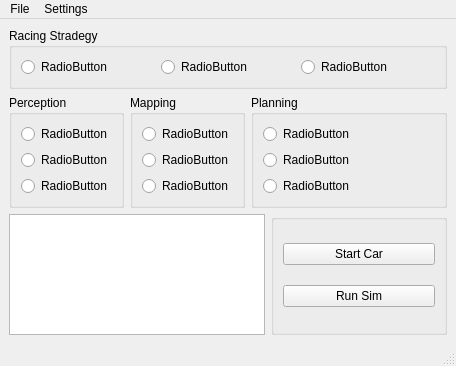
<?xml version="1.0" encoding="UTF-8"?>
<ui version="4.0">
 <class>MainWindow</class>
 <widget class="QMainWindow" name="MainWindow">
  <property name="geometry">
   <rect>
    <x>0</x>
    <y>0</y>
    <width>456</width>
    <height>366</height>
   </rect>
  </property>
  <property name="windowTitle">
   <string>RosLauncher</string>
  </property>
  <widget class="QWidget" name="centralwidget">
   <layout class="QGridLayout" name="gridLayout" rowstretch="0,2,0">
    <item row="1" column="0">
     <widget class="QGroupBox" name="perceptionBox">
      <property name="title">
       <string>Perception</string>
      </property>
      <layout class="QFormLayout" name="formLayout_2">
       <item row="0" column="0">
        <widget class="QRadioButton" name="radioButton_3">
         <property name="text">
          <string>RadioButton</string>
         </property>
        </widget>
       </item>
       <item row="1" column="0">
        <widget class="QRadioButton" name="radioButton_4">
         <property name="text">
          <string>RadioButton</string>
         </property>
        </widget>
       </item>
       <item row="2" column="0">
        <widget class="QRadioButton" name="radioButton_5">
         <property name="text">
          <string>RadioButton</string>
         </property>
        </widget>
       </item>
      </layout>
     </widget>
    </item>
    <item row="1" column="1">
     <widget class="QGroupBox" name="mappingBox">
      <property name="title">
       <string>Mapping</string>
      </property>
      <layout class="QFormLayout" name="formLayout_5">
       <item row="0" column="0">
        <widget class="QRadioButton" name="radioButton_6">
         <property name="text">
          <string>RadioButton</string>
         </property>
        </widget>
       </item>
       <item row="1" column="0">
        <widget class="QRadioButton" name="radioButton_7">
         <property name="text">
          <string>RadioButton</string>
         </property>
        </widget>
       </item>
       <item row="2" column="0">
        <widget class="QRadioButton" name="radioButton_8">
         <property name="text">
          <string>RadioButton</string>
         </property>
        </widget>
       </item>
      </layout>
     </widget>
    </item>
    <item row="1" column="2" colspan="2">
     <widget class="QGroupBox" name="planningBox">
      <property name="title">
       <string>Planning</string>
      </property>
      <layout class="QFormLayout" name="formLayout">
       <item row="0" column="0">
        <widget class="QRadioButton" name="radioButton_9">
         <property name="text">
          <string>RadioButton</string>
         </property>
        </widget>
       </item>
       <item row="1" column="0">
        <widget class="QRadioButton" name="radioButton_10">
         <property name="text">
          <string>RadioButton</string>
         </property>
        </widget>
       </item>
       <item row="2" column="0">
        <widget class="QRadioButton" name="radioButton_11">
         <property name="text">
          <string>RadioButton</string>
         </property>
        </widget>
       </item>
      </layout>
     </widget>
    </item>
    <item row="2" column="0" colspan="3">
     <widget class="QTextBrowser" name="Console">
      <property name="sizePolicy">
       <sizepolicy hsizetype="Preferred" vsizetype="Preferred">
        <horstretch>0</horstretch>
        <verstretch>0</verstretch>
       </sizepolicy>
      </property>
     </widget>
    </item>
    <item row="2" column="3">
     <widget class="QGroupBox" name="groupBox">
      <property name="sizePolicy">
       <sizepolicy hsizetype="Expanding" vsizetype="Expanding">
        <horstretch>0</horstretch>
        <verstretch>0</verstretch>
       </sizepolicy>
      </property>
      <property name="flat">
       <bool>false</bool>
      </property>
      <layout class="QVBoxLayout" name="verticalLayout">
       <item>
        <widget class="QPushButton" name="StartCarBttn">
         <property name="sizePolicy">
          <sizepolicy hsizetype="Minimum" vsizetype="Fixed">
           <horstretch>1</horstretch>
           <verstretch>1</verstretch>
          </sizepolicy>
         </property>
         <property name="text">
          <string>Start Car</string>
         </property>
        </widget>
       </item>
       <item>
        <widget class="QPushButton" name="runSimBttn">
         <property name="text">
          <string>Run Sim</string>
         </property>
        </widget>
       </item>
      </layout>
     </widget>
    </item>
    <item row="0" column="0" colspan="4">
     <widget class="QGroupBox" name="racingStratBox">
      <property name="title">
       <string>Racing Stradegy</string>
      </property>
      <layout class="QGridLayout" name="gridLayout_2">
       <item row="0" column="1">
        <widget class="QRadioButton" name="radioButton_1">
         <property name="text">
          <string>RadioButton</string>
         </property>
        </widget>
       </item>
       <item row="0" column="0">
        <widget class="QRadioButton" name="radioButton_0">
         <property name="text">
          <string>RadioButton</string>
         </property>
        </widget>
       </item>
       <item row="0" column="2">
        <widget class="QRadioButton" name="radioButton_2">
         <property name="text">
          <string>RadioButton</string>
         </property>
        </widget>
       </item>
      </layout>
     </widget>
    </item>
   </layout>
  </widget>
  <widget class="QMenuBar" name="menubar">
   <property name="geometry">
    <rect>
     <x>0</x>
     <y>0</y>
     <width>456</width>
     <height>22</height>
    </rect>
   </property>
   <widget class="QMenu" name="menuFile">
    <property name="title">
     <string>File</string>
    </property>
    <addaction name="actionSelect_Profile"/>
   </widget>
   <widget class="QMenu" name="menuSettings">
    <property name="title">
     <string>Settings</string>
    </property>
    <addaction name="actionClear_Config"/>
   </widget>
   <addaction name="menuFile"/>
   <addaction name="menuSettings"/>
  </widget>
  <widget class="QStatusBar" name="statusbar"/>
  <action name="actionSelect_Profile">
   <property name="text">
    <string>Select Profile</string>
   </property>
  </action>
  <action name="actionClear_Config">
   <property name="text">
    <string>Clear Config</string>
   </property>
  </action>
 </widget>
 <resources/>
 <connections/>
</ui>
